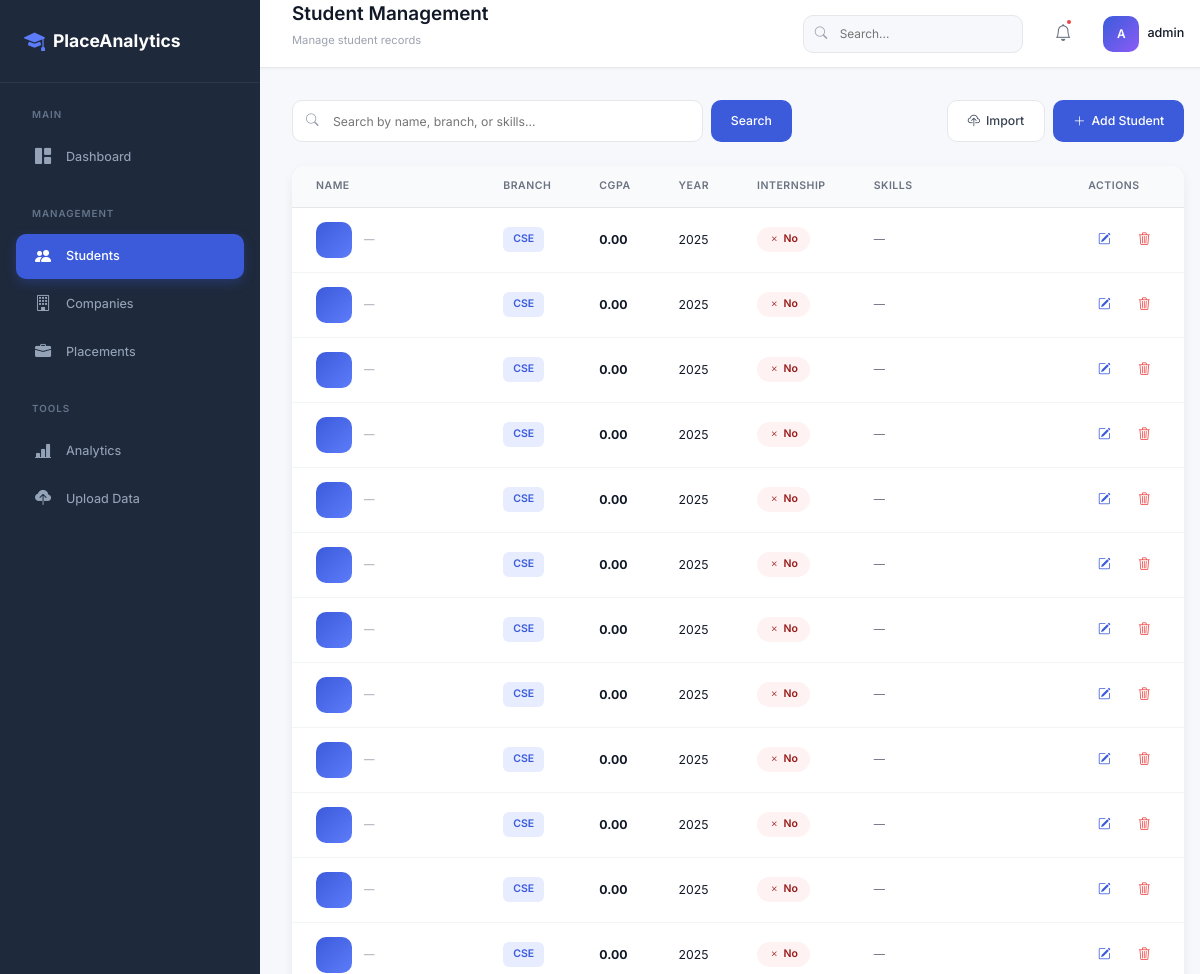
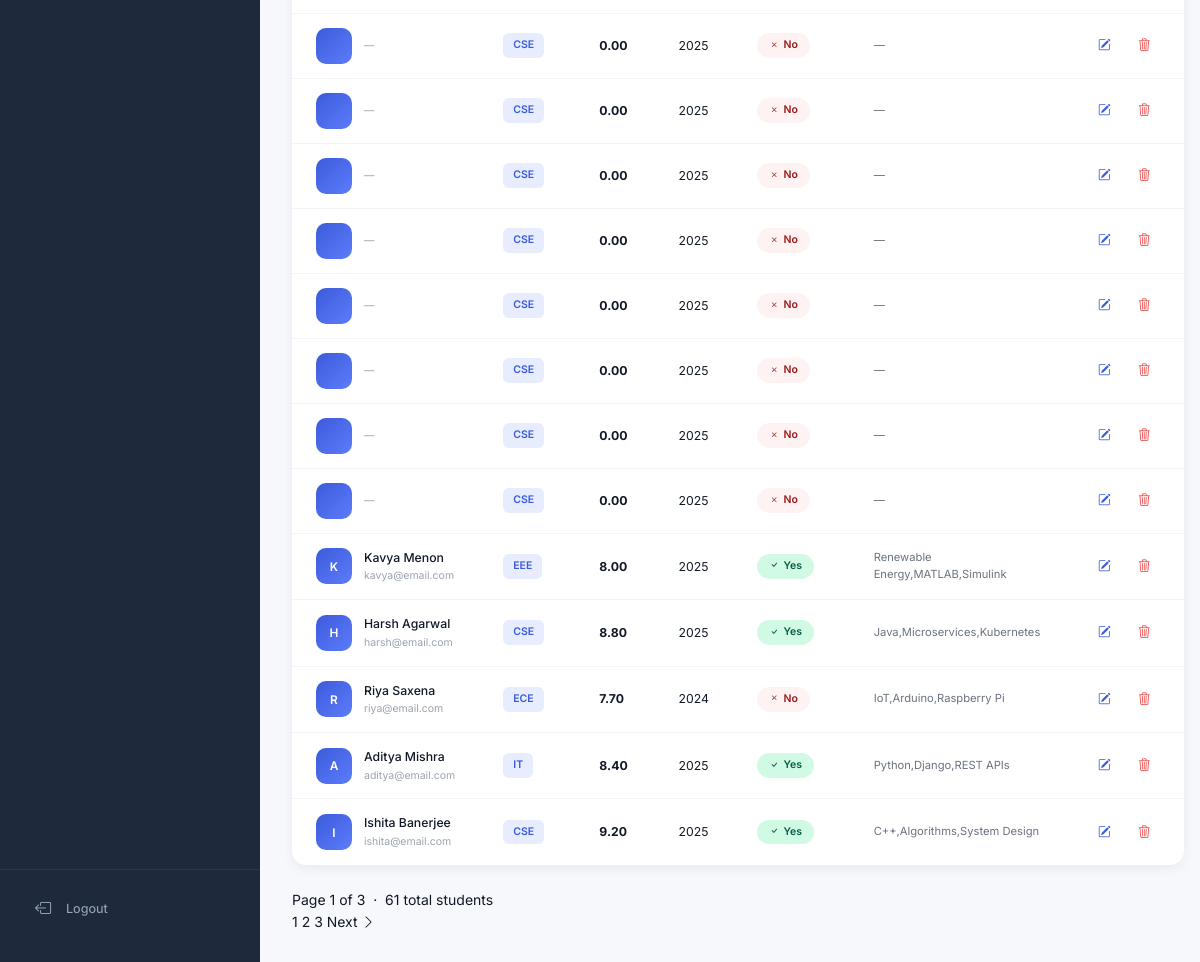
The app's page /students/ (signed in) with its own data (2 pictures, top to bottom).
### placement_app/models.py (models this page shows, shortened)
class Student(models.Model):
    BRANCH_CHOICES = [
        ('CSE', 'Computer Science'),
        ('IT', 'Information Technology'),
        ('ECE', 'Electronics & Communication'),
        ('EEE', 'Electrical & Electronics'),
        ('ME', 'Mechanical Engineering'),
        ('CE', 'Civil Engineering'),
        ('OTHER', 'Other'),
    ]
    student_id = models.AutoField(primary_key=True)
    name = models.CharField(max_length=200, db_index=True)
    branch = models.CharField(max_length=10, choices=BRANCH_CHOICES, default='CSE', db_index=True)
    cgpa = models.DecimalField(max_digits=4, decimal_places=2)
    passing_year = models.IntegerField(db_index=True)
    skills = models.TextField(blank=True, null=True, help_text="Comma-separated skills")
    internship_done = models.BooleanField(default=False)
    email = models.EmailField(blank=True, null=True)
    phone = models.CharField(max_length=15, blank=True, null=True)
    created_at = models.DateTimeField(auto_now_add=True)
    updated_at = models.DateTimeField(auto_now=True)
    class Meta:
        ordering = ['-created_at']

### placement_app/views.py (the view)
# urls.py: path('students/', views.student_list, name='student_list'),
@login_required
def student_list(request):
    query = request.GET.get('q', '')
    students_qs = Student.objects.all()
    if query:
        students_qs = students_qs.filter(
            Q(name__icontains=query) |
            Q(branch__icontains=query) |
            Q(skills__icontains=query)
        )
    paginator = Paginator(students_qs, 25)  # 25 students per page
    page_number = request.GET.get('page', 1)
    try:
        students = paginator.page(page_number)
    except PageNotAnInteger:
        students = paginator.page(1)
    except EmptyPage:
        students = paginator.page(paginator.num_pages)
    return render(request, 'students/student_list.html', {
        'students': students,
        'query': query,
    })

### placement_app/templates/students/student_list.html (shortened to what this page needs)
{% extends 'base.html' %}
{% block page_title %}Student Management{% endblock %}
{% block page_subtitle %}Manage student records{% endblock %}
{% block content %}
<div class="page-actions">
    <div class="search-filter-bar">
        <form method="GET" class="search-form" id="student-search-form">
            <div class="search-input-wrap">
                <i class="bi bi-search"></i>
                <input type="text" name="q" value="{{ query }}" placeholder="Search by name, branch, or skills..." id="student-search-input">
            </div>
            <button type="submit" class="btn-primary-sm">Search</button>
        </form>
    </div>
    <div class="action-buttons">
        <a href="{% url 'upload_dataset' %}" class="btn-secondary-sm">
            <i class="bi bi-cloud-upload"></i> Import
        </a>
        <a href="{% url 'add_student' %}" class="btn-primary-sm" id="add-student-btn">
            <i class="bi bi-plus-lg"></i> Add Student
        </a>
    </div>
</div>
<div class="table-card">
    <div class="table-responsive">
        <table class="data-table" id="student-table">
            <thead>
                <tr>
                    <th>Name</th>
                    <th>Branch</th>
                    <th>CGPA</th>
                    <th>Year</th>
                    <th>Internship</th>
                    <th>Skills</th>
                    <th>Actions</th>
                </tr>
            </thead>
            <tbody>
                {% for student in students %}
                <tr>
                    <td>
                        <div class="table-user">
                            <div class="table-avatar">{{ student.name|first|upper }}</div>
                            <div>
                                <span class="table-name">{{ student.name }}</span>
                                <span class="table-sub">{{ student.email|default:"—" }}</span>
                            </div>
                        </div>
                    </td>
                    <td><span class="branch-badge">{{ student.branch }}</span></td>
                    <td><strong>{{ student.cgpa }}</strong></td>
                    <td>{{ student.passing_year }}</td>
                    <td>
                        {% if student.internship_done %}
                        <span class="status-badge status-placed"><i class="bi bi-check"></i> Yes</span>
                        {% else %}
                        <span class="status-badge status-notplaced"><i class="bi bi-x"></i> No</span>
                        {% endif %}
                    </td>
                    <td>
                        <div class="skills-tags">
                            <span class="skill-text">{{ student.skills|default:"—"|truncatechars:40 }}</span>
                        </div>
                    </td>
                    <td>
                        <div class="action-group">
                            <a href="{% url 'edit_student' student.pk %}" class="action-btn edit" title="Edit">
                                <i class="bi bi-pencil-square"></i>
                            </a>
                            <form method="POST" action="{% url 'delete_student' student.pk %}" class="d-inline delete-form">
                                <button type="submit" class="action-btn delete" title="Delete" onclick="return confirm('Delete this student?')">
                                    <i class="bi bi-trash3"></i>
                                </button>
                            </form>
                        </div>
                    </td>
                </tr>
                {% endfor %}
            </tbody>
        </table>
    </div>
</div>
{% if students.has_other_pages %}
<div class="pagination-bar">
    <span class="pagination-info">
        Page {{ students.number }} of {{ students.paginator.num_pages }}
        &nbsp;·&nbsp; {{ students.paginator.count }} total students
    </span>
    <div class="pagination-controls">
        {% for num in students.paginator.page_range %}
            {% if students.number == num %}
                <span class="page-btn active">{{ num }}</span>
            {% elif num > students.number|add:'-3' and num < students.number|add:'3' %}
                <a href="?page={{ num }}{% if query %}&q={{ query }}{% endif %}" class="page-btn">{{ num }}</a>
            {% endif %}
        {% endfor %}
        {% if students.has_next %}
            <a href="?page={{ students.next_page_number }}{% if query %}&q={{ query }}{% endif %}" class="page-btn">
                Next <i class="bi bi-chevron-right"></i>
            </a>
        {% endif %}
    </div>
</div>
{% endif %}
{% endblock %}

### placement_app/templates/base.html (shortened to what this page needs)
{% load static %}
<!DOCTYPE html>
<html lang="en">
<head>
    <link href="https://cdn.jsdelivr.net/npm/bootstrap@5.3.2/dist/css/bootstrap.min.css" rel="stylesheet">
    <link href="https://cdn.jsdelivr.net/npm/bootstrap-icons@1.11.2/font/bootstrap-icons.css" rel="stylesheet">
    <link rel="stylesheet" href="{% static 'css/styles.css' %}">
</head>
<body>
    {% if user.is_authenticated %}
    <div class="app-wrapper">
        <aside class="sidebar" id="sidebar">
            <div class="sidebar-header">
                <div class="sidebar-logo">
                    <i class="bi bi-mortarboard-fill"></i>
                    <span>PlaceAnalytics</span>
                </div>
            </div>
            <nav class="sidebar-nav">
                <div class="nav-section">
                    <span class="nav-section-title">Main</span>
                    <a href="{% url 'dashboard' %}" class="nav-link {% if request.resolver_match.url_name == 'dashboard' %}active{% endif %}" id="nav-dashboard">
                        <i class="bi bi-grid-1x2-fill"></i>
                        <span>Dashboard</span>
                    </a>
                </div>
                <div class="nav-section">
                    <span class="nav-section-title">Management</span>
                    <a href="{% url 'student_list' %}" class="nav-link {% if 'student' in request.resolver_match.url_name %}active{% endif %}" id="nav-students">
                        <i class="bi bi-people-fill"></i>
                        <span>Students</span>
                    </a>
                    <a href="{% url 'company_list' %}" class="nav-link {% if 'company' in request.resolver_match.url_name %}active{% endif %}" id="nav-companies">
                        <i class="bi bi-building"></i>
                        <span>Companies</span>
                    </a>
                    <a href="{% url 'placement_list' %}" class="nav-link {% if 'placement' in request.resolver_match.url_name %}active{% endif %}" id="nav-placements">
                        <i class="bi bi-briefcase-fill"></i>
                        <span>Placements</span>
                    </a>
                </div>
                <div class="nav-section">
                    <span class="nav-section-title">Tools</span>
                    <a href="{% url 'analytics' %}" class="nav-link {% if request.resolver_match.url_name == 'analytics' %}active{% endif %}" id="nav-analytics">
                        <i class="bi bi-bar-chart-line-fill"></i>
                        <span>Analytics</span>
                    </a>
                    <a href="{% url 'upload_dataset' %}" class="nav-link {% if request.resolver_match.url_name == 'upload_dataset' %}active{% endif %}" id="nav-upload">
                        <i class="bi bi-cloud-upload-fill"></i>
                        <span>Upload Data</span>
                    </a>
                </div>
                <div class="nav-section nav-section-bottom">
                    <a href="{% url 'logout' %}" class="nav-link" id="nav-logout">
                        <i class="bi bi-box-arrow-left"></i>
                        <span>Logout</span>
                    </a>
                </div>
            </nav>
        </aside>
        <div class="main-content">
            <header class="topbar">
                <div class="topbar-left">
                    <div class="page-title-area">
                        <h1 class="page-title">{% block page_title %}Dashboard{% endblock %}</h1>
                        <p class="page-subtitle">{% block page_subtitle %}Overview & Statistics{% endblock %}</p>
                    </div>
                </div>
                <div class="topbar-right">
                    <div class="topbar-search">
                        <i class="bi bi-search"></i>
                        <input type="text" placeholder="Search..." id="global-search">
                    </div>
                    <button class="topbar-icon-btn" id="notif-btn">
                        <i class="bi bi-bell"></i>
                        <span class="notification-dot"></span>
                    </button>
                    <div class="topbar-profile">
                        <div class="avatar">
                            {{ user.username|first|upper }}
                        </div>
                        <span class="profile-name d-none d-md-inline">{{ user.username }}</span>
                    </div>
                </div>
            </header>
            <main class="content-area">
                {% block content %}{% endblock %}
            </main>
        </div>
    </div>
    {% else %}
        {% block guest_content %}{% endblock %}
    {% endif %}
</body>
</html>

### records on screen
Student: email "—", branch "CSE", cgpa "0.00", passing_year "2025", internship_done False (drawn), skills "—"
Student: email "—", branch "CSE", cgpa "0.00", passing_year "2025", internship_done False (drawn), skills "—"
Student: email "—", branch "CSE", cgpa "0.00", passing_year "2025", internship_done False (drawn), skills "—"
Student: email "—", branch "CSE", cgpa "0.00", passing_year "2025", internship_done False (drawn), skills "—"
Student: email "—", branch "CSE", cgpa "0.00", passing_year "2025", internship_done False (drawn), skills "—"
Student: email "—", branch "CSE", cgpa "0.00", passing_year "2025", internship_done False (drawn), skills "—"
Student: email "—", branch "CSE", cgpa "0.00", passing_year "2025", internship_done False (drawn), skills "—"
Student: email "—", branch "CSE", cgpa "0.00", passing_year "2025", internship_done False (drawn), skills "—"
Student: email "—", branch "CSE", cgpa "0.00", passing_year "2025", internship_done False (drawn), skills "—"
Student: email "—", branch "CSE", cgpa "0.00", passing_year "2025", internship_done False (drawn), skills "—"
Student: email "—", branch "CSE", cgpa "0.00", passing_year "2025", internship_done False (drawn), skills "—"
Student: email "—", branch "CSE", cgpa "0.00", passing_year "2025", internship_done False (drawn), skills "—"
Student: email "—", branch "CSE", cgpa "0.00", passing_year "2025", internship_done False (drawn), skills "—"
Student: email "—", branch "CSE", cgpa "0.00", passing_year "2025", internship_done False (drawn), skills "—"
Student: email "—", branch "CSE", cgpa "0.00", passing_year "2025", internship_done False (drawn), skills "—"
Student: email "—", branch "CSE", cgpa "0.00", passing_year "2025", internship_done False (drawn), skills "—"
Student: email "—", branch "CSE", cgpa "0.00", passing_year "2025", internship_done False (drawn), skills "—"
Student: email "—", branch "CSE", cgpa "0.00", passing_year "2025", internship_done False (drawn), skills "—"
Student: email "—", branch "CSE", cgpa "0.00", passing_year "2025", internship_done False (drawn), skills "—"
Student: email "—", branch "CSE", cgpa "0.00", passing_year "2025", internship_done False (drawn), skills "—"
Student: name|first "K", name "Kavya Menon", email "kavya@email.com", branch "EEE", cgpa "8.00", passing_year "2025", internship_done True (drawn), skills "Renewable Energy,MATLAB,Simulink"
Student: name|first "H", name "Harsh Agarwal", email "harsh@email.com", branch "CSE", cgpa "8.80", passing_year "2025", internship_done True (drawn), skills "Java,Microservices,Kubernetes"
Student: name|first "R", name "Riya Saxena", email "riya@email.com", branch "ECE", cgpa "7.70", passing_year "2024", internship_done False (drawn), skills "IoT,Arduino,Raspberry Pi"
Student: name|first "A", name "Aditya Mishra", email "aditya@email.com", branch "IT", cgpa "8.40", passing_year "2025", internship_done True (drawn), skills "Python,Django,REST APIs"
Student: name|first "I", name "Ishita Banerjee", email "ishita@email.com", branch "CSE", cgpa "9.20", passing_year "2025", internship_done True (drawn), skills "C++,Algorithms,System Design"

### other values on screen
{{ user.username|first|upper }} "A"
{{ user.username }} "admin"
{{ students.number }} "1"
{{ students.paginator.num_pages }} "3"
{{ students.paginator.count }} "61"
{{ num }} "1"
{{ num }} "2" "3"
